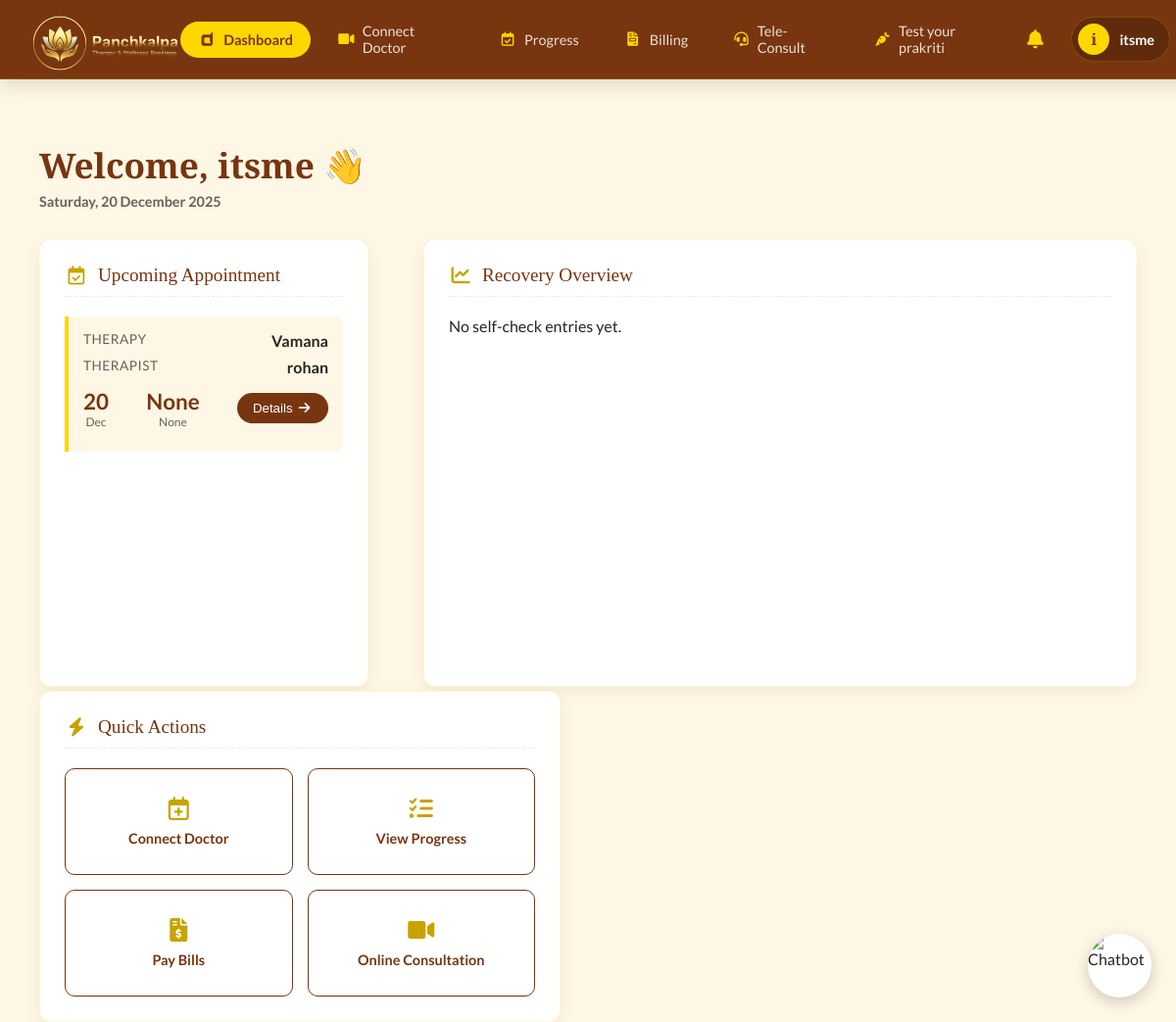
/patient/dashboard/ (signed in), run on the app's committed database.
### Patient/models.py (models this page shows, shortened)
class Appointment(models.Model):
    patient = models.ForeignKey(PatientProfile, on_delete=models.CASCADE)
    therapy = models.ForeignKey(Therapy, on_delete=models.CASCADE)
    therapist = models.ForeignKey(Therapist, on_delete=models.SET_NULL, null=True, blank=True)
    date = models.DateField(null=True, blank=True)
    time = models.TimeField(null=True, blank=True)
    status = models.CharField(default="Pending", max_length=50)

### therapist/models.py (models this page shows, shortened)
class Therapy(models.Model):
    name = models.CharField(max_length=100)
    description = models.TextField(blank=True, null=True)

class Therapist(models.Model):
    name = models.CharField(max_length=200)
    email = models.EmailField(unique=True)
    dob = models.DateField()
    password = models.CharField(max_length=255)

### Patient/views.py (the view)
# urls.py: path('dashboard/', views.dashboard, name='patient-dashboard'),
@login_required
def dashboard(request):
    patient = request.user.patientprofile
    upcoming = Appointment.objects.filter(
        patient=patient,
        date__gte=timezone.now().date()
    ).order_by("date")
    history = Appointment.objects.filter(
        patient=patient,
        date__lt=timezone.now().date()
    ).order_by("-date")
    consents = ConsentForm.objects.filter(patient_name=patient.user.get_full_name())
    return render(request, "patient-portal/dashboard.html", {
        "upcoming": upcoming,
        "history": history,
        "consents": consents,
    })

### templates/patient-portal/dashboard.html (shortened to what this page needs)
{% extends "patient-portal/base.html" %}
{% load static %}
{% block dashboard %}active{% endblock dashboard %}
{% block style %}
<link rel="stylesheet" href="https://cdnjs.cloudflare.com/ajax/libs/font-awesome/6.0.0/css/all.min.css">
<link rel="stylesheet" href="{% static "css/patient-portal/dashboard.css" %}">
{% endblock style %}
{% block content %}
<div class="dashboard-main-container">
    <div class="dashboard-page-header">
        <div>
            <h1 class="dashboard-welcome-title">Welcome, {{ request.user.first_name|default:"User" }} 👋</h1>
            <div class="dashboard-current-date" id="current-date"> {% now "l, d F Y" %} </div>
        </div>
    </div>
    <div class="dashboard-layout-grid">
        <div class="dashboard-content-card dashboard-col-span-4">
            <div class="dashboard-card-header-title">
                <i class="far fa-calendar-check" style="color:var(--theme-gold-dark)"></i>
                Upcoming Appointment
            </div>
            {% if upcoming %}
                {% for appt in upcoming %}
                <div class="dashboard-appointment-widget">
                    <div class="dashboard-appointment-row">
                        <span class="dashboard-appointment-label">Therapy</span>
                        <span class="dashboard-appointment-value">{{ appt.therapy.name }}</span>
                    </div>
                    <div class="dashboard-appointment-row">
                        <span class="dashboard-appointment-label">Therapist</span>
                        <span class="dashboard-appointment-value">{{ appt.therapist.name }}</span>
                    </div>
                    <div class="dashboard-appointment-row" style="align-items:center; margin-top:12px;">
                        <div style="text-align:center;">
                            <div style="font-size:1.4rem; font-weight:700; color:var(--theme-brown);">
                                {{ appt.date|date:"d" }}
                            </div>
                            <div style="font-size:0.75rem; color:var(--theme-muted);">
                                {{ appt.date|date:"M" }}
                            </div>
                        </div>
                        <div style="text-align:center;">
                            <div style="font-size:1.4rem; font-weight:700; color:var(--theme-brown);">
                                {{ appt.time }}
                            </div>
                            <div style="font-size:0.75rem; color:var(--theme-muted);">
                                {{ appt.time|slice:"-2:" }}
                            </div>
                        </div>
                        <button style="
                            background:var(--theme-brown);
                            color:white;
                            padding:8px 16px;
                            border:none;
                            border-radius:20px;
                            cursor:pointer;">
                            Details <i class="fas fa-arrow-right"></i>
                        </button>
                    </div>
                </div>
                {% endfor %}
            {% else %}
                <p class="no-appt">No upcoming appointments.</p>
            {% endif %}
        </div>
        <div class="dashboard-content-card dashboard-col-span-8">
            <div class="dashboard-card-header-title">
                <i class="fas fa-chart-line" style="color:var(--theme-gold-dark)"></i>
                Recovery Overview
            </div>
            <div class="dashboard-chart-wrapper">
                <div id="chart-empty-state" class="progress-empty-state" style="display:none;">
                    No self-check entries yet.
                </div>
            </div>
        </div>
        <div class="dashboard-content-card dashboard-col-span-6">
            <div class="dashboard-card-header-title">
                <i class="fas fa-bolt" style="color:var(--theme-gold-dark)"></i>
                Quick Actions
            </div>
            <div class="dashboard-action-grid">
                <a href="{% url 'patient-appointments' %}" class="dashboard-action-button">
                    <i class="far fa-calendar-plus"></i>
                    <span>Connect Doctor</span>
                </a>
                <a href="{% url 'patient-progress' %}" class="dashboard-action-button">
                    <i class="fas fa-tasks"></i>
                    <span>View Progress</span>
                </a>
                <a href="{% url 'billing:billing-home' %}" class="dashboard-action-button">
                    <i class="fas fa-file-invoice-dollar"></i>
                    <span>Pay Bills</span>
                </a>
                <a href="{% url 'patient-teleconsult' %}" class="dashboard-action-button">
                    <i class="fas fa-video"></i>
                    <span>Online Consultation</span>
                </a>
            </div>
        </div>
    </div>
</div>
{% endblock content %}

### templates/patient-portal/base.html (shortened to what this page needs)
{% load static %}
<!DOCTYPE html>
<html lang="en">
<head>
    <link rel="stylesheet" href="https://cdnjs.cloudflare.com/ajax/libs/font-awesome/7.0.1/css/all.min.css"
 />
    <link href="https://cdn.jsdelivr.net/npm/@n8n/chat/dist/style.css" rel="stylesheet" />
    <link rel="stylesheet" href="{% static 'css/patient-portal/base.css' %}">
    {% block style %}{% endblock style %}
</head>
<body>
    <nav class="dashboard-navbar-container">
        <div class="dashboard-logo-wrapper">
            <img src="/static/assets/panchkalpa-logo-trans.png" alt="Panchkalpa">
        </div>
        <div class="dashboard-nav-links-group">
            <a href="{% url 'patient-dashboard' %}"
                class="dashboard-nav-item-button {% block dashboard %}{% endblock dashboard %}">
                <i class="fa-brands fa-dashcube"></i>
                Dashboard
            </a>
            <a href="{% url 'patient-appointments' %}"
                class="dashboard-nav-item-button {% block appointments %}{% endblock appointments %}">
                <i class="fa-solid fa-video"></i>
                Connect Doctor
            </a>
            <a href="{% url 'patient-progress' %}"
                class="dashboard-nav-item-button {% block progress %}{% endblock progress %}">
                <i class="fa-regular fa-calendar-check"></i>
                Progress
            </a>
            <a href="{% url 'billing:billing-home' %}"
                class="dashboard-nav-item-button {% block billing %}{% endblock billing %}">
                <i class="fa-solid fa-file-invoice"></i>
                Billing
            </a>
            <a href="{% url 'patient-teleconsult' %}"
                class="dashboard-nav-item-button {% block teleconsult %}{% endblock teleconsult %}">
                <i class="fa-solid fa-headset"></i>
                Tele-Consult
            </a>
            <a href="{% url 'prakriti_test' %}"
                class="dashboard-nav-item-button {% block diet %}{% endblock diet %}">
                <i class="fa-solid fa-carrot"></i>
                Test your prakriti
            </a>
        </div>
        <div class="dashboard-nav-profile-section">
            <div class="notify-wrapper">
                <button class="dashboard-nav-item-button"
                    style="background:none; border:none; cursor:pointer; padding: 10px;"
                    onclick="toggleNotifyPopup()">
                    <i class="fa-solid fa-bell" style="font-size:1.2rem; color:var(--theme-gold);"></i>
                </button>
            </div>
            <div class="dashboard-profile-summary-pill" onclick="window.location.href='{% url 'patient-profile' %}'">
                <div class="dashboard-profile-icon-circle">
                    {{ request.user.first_name|default:"A"|slice:":1" }}
                </div>
                <div class="dashboard-profile-name-text">
                    {{ request.user.first_name|default:"User" }}
                </div>
            </div>
        </div>
    </nav>
    <div id="chatbot-button">
        <img id="chatbot-avatar" src="{% static 'assets/AyurMitra-logo.png' %}" alt="Chatbot">
    </div>
    {% block content %}{% endblock content %}
</body>
</html>

### static/css/patient-portal/base.css (style rules this page uses)
:root { --theme-gold: #FFD700; --theme-gold-dark: #C8A300; --theme-cream: #FFF8E6; --theme-brown: #78350f; --theme-bg-light: #fff7e5; --theme-text-dark: #2A241F; --theme-muted: #6b5f5a; --theme-white: #ffffff; --theme-shadow: 0 4px 15px rgba(120, 53, 15, 0.08); --theme-radius: 12px; --theme-nav-height: 80px; --notify-shadow: 0 8px 30px rgba(0, 0, 0, 0.15); --notify-blue-bg: #E3F2FD; --notify-blue-text: #1565C0; --notify-red-bg: #FFEBEE; --notify-red-text: #C62828; --notify-green-bg: #E8F5E9; --notify-green-text: #2E7D32; --notify-gold-bg: #FFFDE7; --notify-gold-text: #F9A825; }
body { margin: 0; font-family: 'Lato', sans-serif; background-color: var(--theme-bg-light); color: var(--theme-text-dark); overflow-x: hidden; padding-top: var(--theme-nav-height); }
h1, h2, h3, h4, h5 { font-family: 'Playfair Display', serif; color: var(--theme-brown); }
.dashboard-navbar-container { position: fixed; top: 0; left: 0; width: 100%; height: var(--theme-nav-height); background: var(--theme-brown); display: flex; align-items: center; justify-content: space-between; padding: 0 30px; z-index: 1000; box-shadow: 0 4px 20px rgba(0, 0, 0, 0.15); border-bottom: 1px solid rgba(255, 215, 0, 0.2); }
.dashboard-logo-wrapper { height: 100%; display: flex; align-items: center; }
.dashboard-logo-wrapper img { height: 120px; width: auto; object-fit: contain; margin-top: 10px; }
.dashboard-nav-links-group { display: flex; gap: 10px; height: 100%; align-items: center; }
.dashboard-nav-item-button { padding: 10px 18px; border-radius: 20px; font-size: 0.9rem; font-weight: 500; color: rgba(255, 255, 255, 0.85); text-decoration: none; display: flex; align-items: center; gap: 8px; transition: all 0.3s ease; }
.dashboard-nav-item-button i { color: var(--theme-gold); }
.dashboard-nav-item-button.active { background: var(--theme-gold); color: var(--theme-brown); font-weight: 700; }
.dashboard-nav-item-button.active i { color: var(--theme-brown); }
.dashboard-nav-profile-section { display: flex; align-items: center; margin-right: 3vw; gap: 15px; }
.dashboard-profile-summary-pill { display: flex; align-items: center; gap: 10px; background: rgba(0, 0, 0, 0.2); padding: 6px 15px 6px 6px; border-radius: 30px; border: 1px solid rgba(255, 215, 0, 0.2); cursor: pointer; transition: background 0.3s; }
.dashboard-profile-icon-circle { width: 32px; height: 32px; background: var(--theme-gold); color: var(--theme-brown); font-weight: 700; border-radius: 50%; display: flex; justify-content: center; align-items: center; font-family: 'Playfair Display', serif; }
.dashboard-profile-name-text { font-size: 0.9rem; color: white; font-weight: 600; }
.notify-wrapper { position: relative; display: inline-block; }
#chatbot-button { position: fixed; bottom: 25px; right: 25px; width: 65px; height: 65px; border-radius: 50%; background: #fff; box-shadow: 0px 4px 15px rgba(0, 0, 0, 0.2); cursor: pointer; z-index: 9999; overflow: hidden; }
#chatbot-button img { width: 100%; height: 100%; object-fit: cover; }

### data on the page
Appointment: therapy.name "Vamana", therapist.name "rohan", date "20", date "Dec", time "None"

### other printed values
{{ request.user.first_name|default:"A"|slice:":1" }} "i"
{{ request.user.first_name|default:"User" }} "itsme"
